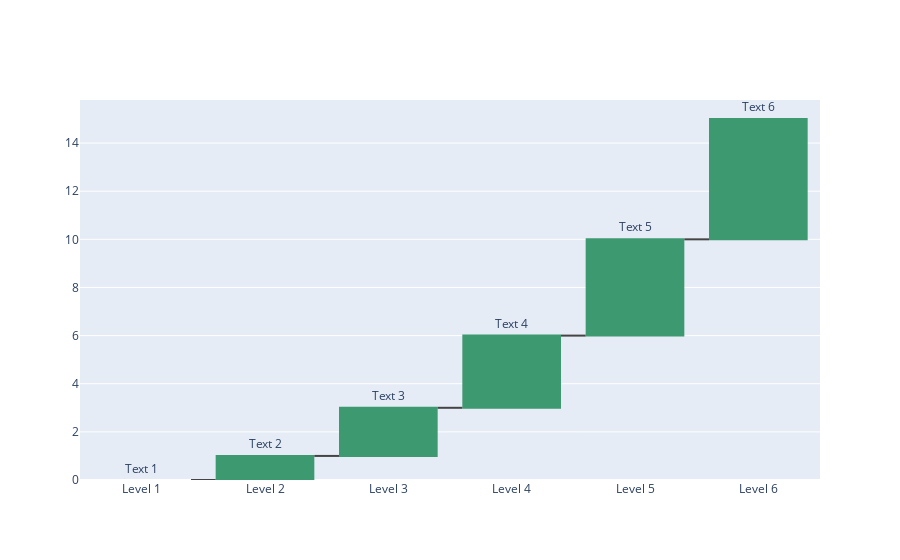

The cell this chart's notebook holds for it:
### Code cell
#waterfall plot

fig = go.Figure(go.Waterfall(
    name = "Waterfall",
    orientation = "v",
    measure = ["relative", "relative", "relative", "relative", "relative", "relative"],
    x = ["Level 1", "Level 2", "Level 3", "Level 4", "Level 5", "Level 6"],
    textposition = "outside",
    text = ["Text 1", "Text 2", "Text 3", "Text 4", "Text 5", "Text 6"]))
fig.show()

### Figure 1 — Plotly figure (JSON) as saved in the notebook; plotly's stock layout.template omitted (floating-point values rounded to 4 significant figures)
{"data": [{"measure": ["relative", "relative", "relative", "relative", "relative", "relative"], "name": "Waterfall", "orientation": "v", "text": ["Text 1", "Text 2", "Text 3", "Text 4", "Text 5", "Text 6"], "textposition": "outside", "type": "waterfall", "x": ["Level 1", "Level 2", "Level 3", "Level 4", "Level 5", "Level 6"]}], "layout": {}}
